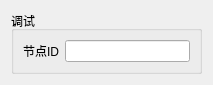
<?xml version="1.0" encoding="UTF-8"?>
<ui version="4.0">
 <class>Form</class>
 <widget class="QWidget" name="Form">
  <property name="geometry">
   <rect>
    <x>0</x>
    <y>0</y>
    <width>213</width>
    <height>70</height>
   </rect>
  </property>
  <property name="windowTitle">
   <string>Form</string>
  </property>
  <layout class="QGridLayout" name="gridLayout">
   <item row="0" column="0">
    <widget class="QGroupBox" name="groupBoxDebug">
     <property name="title">
      <string>调试</string>
     </property>
     <layout class="QFormLayout" name="formLayout">
      <item row="0" column="0">
       <widget class="QLabel" name="labelID">
        <property name="text">
         <string>节点ID</string>
        </property>
       </widget>
      </item>
      <item row="0" column="1">
       <widget class="QLineEdit" name="lineEditID">
        <property name="readOnly">
         <bool>true</bool>
        </property>
       </widget>
      </item>
     </layout>
    </widget>
   </item>
  </layout>
 </widget>
 <resources/>
 <connections/>
</ui>
